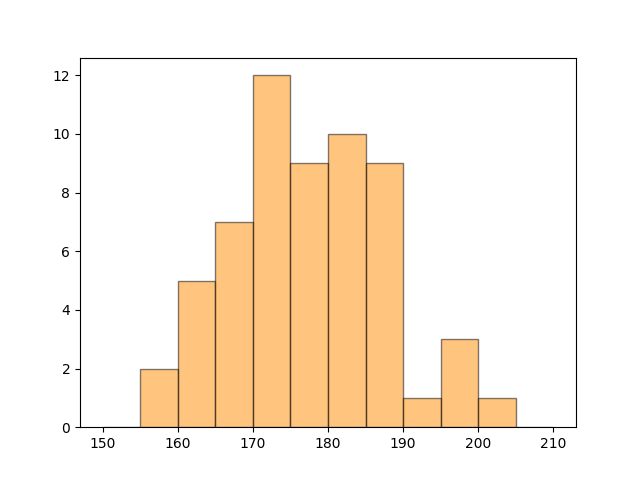

This figure's Python source:
import matplotlib.pyplot as plt
import pandas as pd

data = pd.read_csv('../../../data/data.csv')

fig, ax = plt.subplots(1)
ax.hist(data['Height'],
        bins=[150, 155, 160, 165, 170, 175, 180, 185, 190, 195, 200, 205, 210],
        color='darkorange',
        edgecolor='black',
        alpha=0.5)
fig.savefig('plot.png')